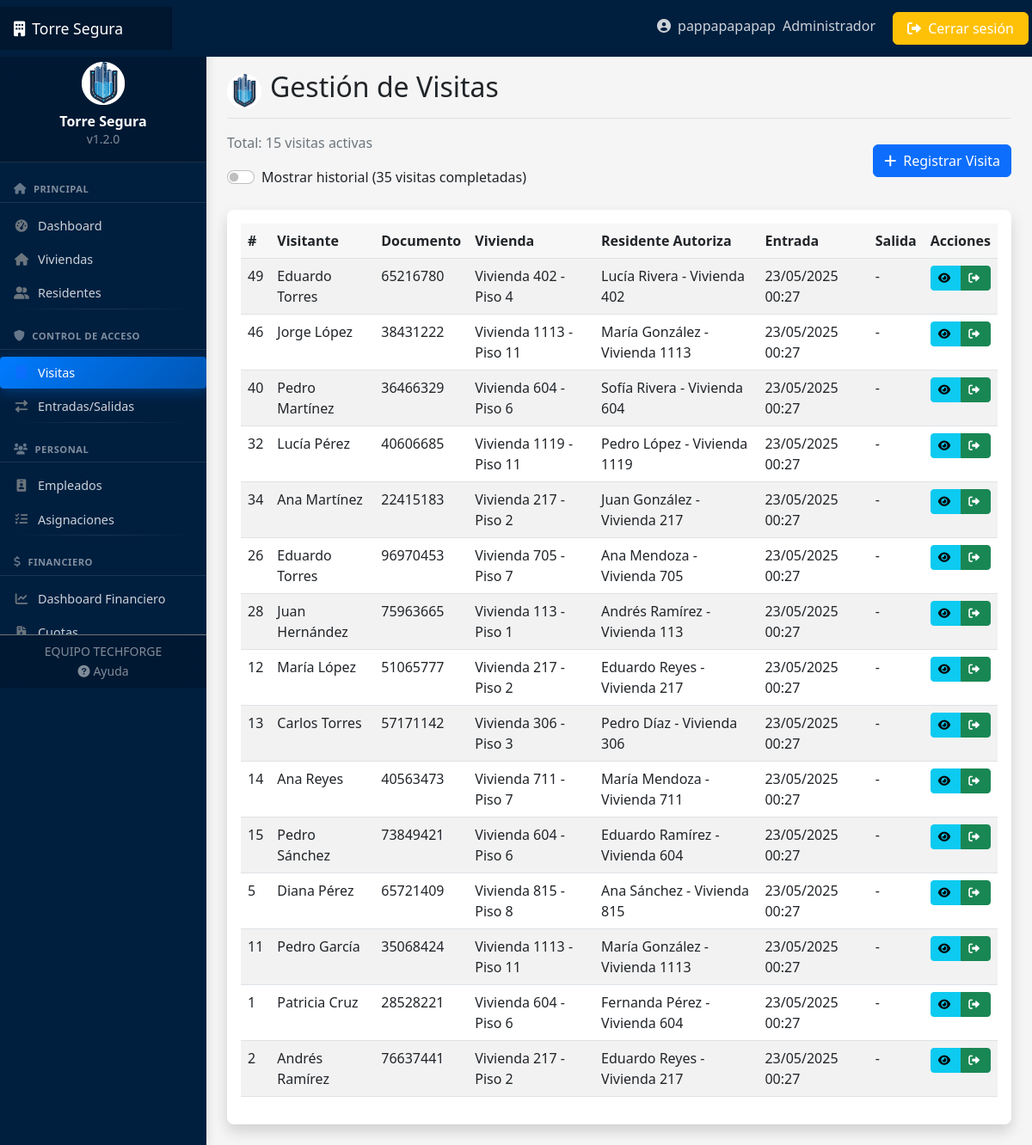
The app's page /accesos/visitas/ (signed in), older data.
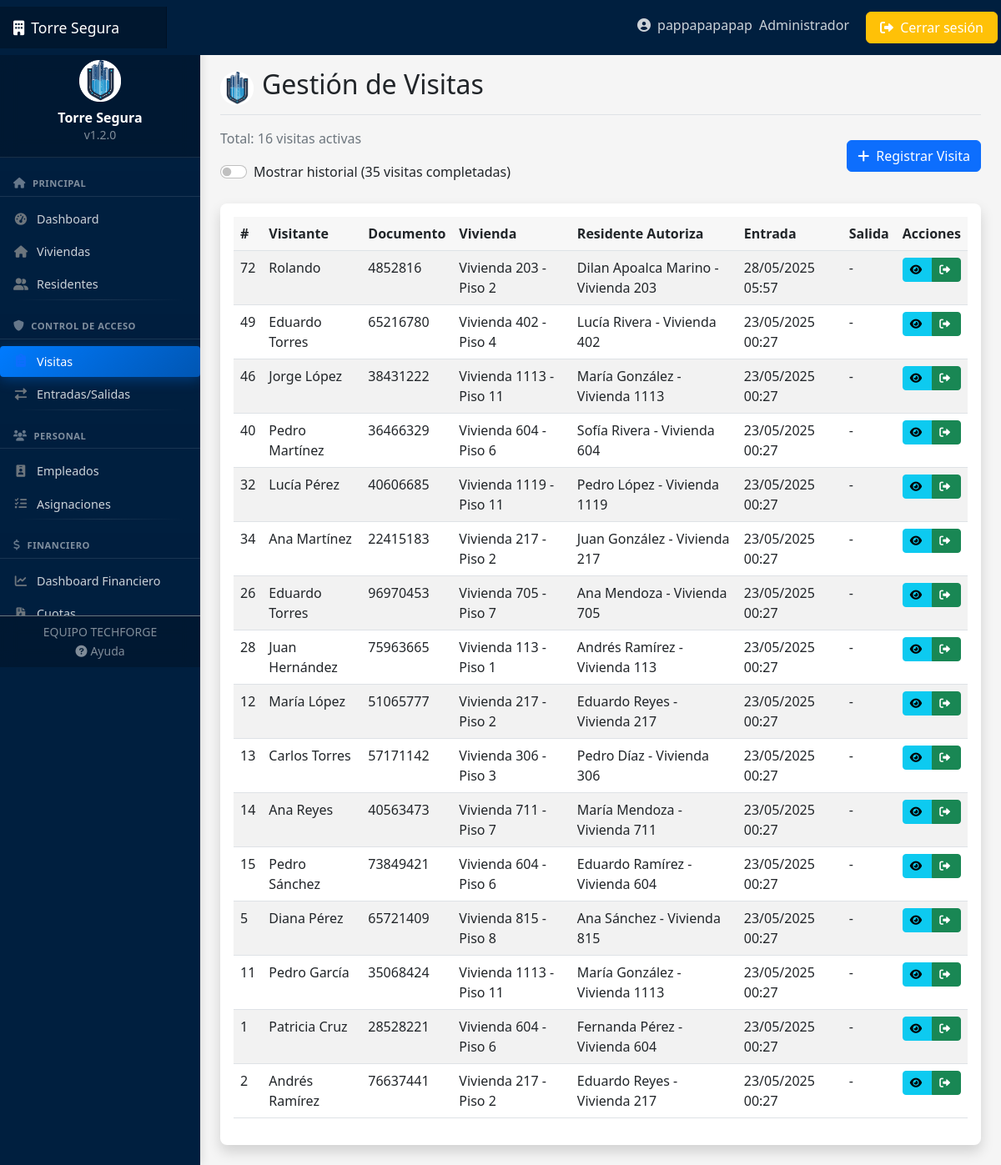
The same page, newer data.
### accesos/models.py (models this page shows, shortened)
class Visita(models.Model):
    nombre_visitante = models.CharField(max_length=100)
    documento_visitante = models.CharField(max_length=20)
    vivienda_destino = models.ForeignKey(Vivienda, on_delete=models.CASCADE, related_name='visitas')
    residente_autoriza = models.ForeignKey(Residente, on_delete=models.CASCADE, related_name='visitas_autorizadas')
    fecha_hora_entrada = models.DateTimeField(auto_now_add=True)
    fecha_hora_salida = models.DateTimeField(null=True, blank=True)
    motivo = models.TextField(blank=True)
    registrado_por = models.ForeignKey(Usuario, on_delete=models.SET_NULL, null=True)

### viviendas/models.py (models this page shows, shortened)
class Vivienda(models.Model):
    ESTADOS = [
        ('OCUPADO', 'Ocupado'),
        ('DESOCUPADO', 'Desocupado'),
        ('MANTENIMIENTO', 'En mantenimiento'),
        ('BAJA', 'Dado de baja'),
    ]
    edificio = models.ForeignKey(Edificio, on_delete=models.CASCADE, related_name='viviendas')
    numero = models.CharField(max_length=10)
    piso = models.PositiveIntegerField()
    metros_cuadrados = models.DecimalField(max_digits=6, decimal_places=2)
    habitaciones = models.PositiveIntegerField(default=1)
    baños = models.PositiveIntegerField(default=1)
    estado = models.CharField(max_length=15, choices=ESTADOS, default='DESOCUPADO')
    activo = models.BooleanField(default=True, help_text="Indica si la vivienda está activa o ha sido dada de baja")
    fecha_baja = models.DateField(null=True, blank=True, help_text="Fecha en la que se dio de baja la vivienda")
    motivo_baja = models.TextField(blank=True, null=True, help_text="Motivo por el cual se dio de baja la vivienda")
    def __str__(self):
        return f"Vivienda {self.numero} - Piso {self.piso}"

class Residente(models.Model):
    usuario = models.OneToOneField(Usuario, on_delete=models.CASCADE, related_name='residente')
    vivienda = models.ForeignKey(Vivienda, on_delete=models.SET_NULL, null=True, related_name='residentes')
    fecha_ingreso = models.DateField(auto_now_add=True)
    vehiculos = models.PositiveIntegerField(default=0)
    activo = models.BooleanField(default=True,
        help_text="Indica si el residente actualmente vive o está relacionado con la vivienda")
    es_propietario = models.BooleanField(default=False)
    def __str__(self):
        return f"{self.usuario.first_name} {self.usuario.last_name} - Vivienda {self.vivienda.numero if self.vivienda else 'No asignada'}"

### usuarios/models.py (models this page shows, shortened)
class Usuario(AbstractUser):
    TIPOS_DOCUMENTO = [
        ('DNI', 'DNI'),
        ('PASAPORTE', 'Pasaporte'),
        ('CEDULA', 'Cédula'),
    ]
    rol = models.ForeignKey(Rol, on_delete=models.SET_NULL, null=True, related_name='usuarios')
    telefono = models.CharField(max_length=15, blank=True)
    tipo_documento = models.CharField(max_length=10, choices=TIPOS_DOCUMENTO, default='DNI')
    numero_documento = models.CharField(max_length=20, blank=True)
    foto = models.ImageField(upload_to='usuarios/', blank=True, null=True)
    email_confirmado = models.BooleanField(default=False)

### accesos/views.py (the view)
# urls.py: path('visitas/', views.VisitaListView.as_view(), name='visita-list'),
class VisitaListView(LoginRequiredMixin, ListView):
    model = Visita
    template_name = 'accesos/visita_list.html'
    context_object_name = 'visitas'
    paginate_by = 20
    def get_queryset(self):
        return Visita.objects.filter(
            fecha_hora_salida__isnull=True
        ).select_related(
            'vivienda_destino__edificio',
            'residente_autoriza__usuario',
            'registrado_por'
        ).order_by('-fecha_hora_entrada')
    def get_context_data(self, **kwargs):
        context = super().get_context_data(**kwargs)
        context['visitas_historicas'] = Visita.objects.filter(fecha_hora_salida__isnull=False).count()
        return context

### usuarios/models.py (called while the page is built)
    def __str__(self):
        return self.nombre

### templates/accesos/visita_list.html (shortened to what this page needs)
{% extends 'base.html' %}
{% block header %}Gestión de Visitas{% endblock %}
{% block content %}
<div class="mb-4 d-flex justify-content-between align-items-center">
    <div>
        <p class="text-muted">Total: {{ visitas.count }} visitas activas</p>
        <div class="form-check form-switch">
            <input class="form-check-input" type="checkbox" id="mostrarHistorial">
            <label class="form-check-label" for="mostrarHistorial">Mostrar historial ({{ visitas_historicas }} visitas completadas)</label>
        </div>
    </div>
    <a href="{% url 'visita-create' %}" class="btn btn-primary">
        <i class="fas fa-plus"></i> Registrar Visita
    </a>
</div>
<div class="card shadow">
    <div class="card-body">
        <div class="table-responsive">
            <table class="table table-striped table-hover">
                <thead>
                    <tr>
                        <th>#</th>
                        <th>Visitante</th>
                        <th>Documento</th>
                        <th>Vivienda</th>
                        <th>Residente Autoriza</th>
                        <th>Entrada</th>
                        <th>Salida</th>
                        <th>Acciones</th>
                    </tr>
                </thead>
                <tbody id="visitasActivas">
                    {% for visita in visitas %}
                    <tr>
                        <td>{{ visita.id }}</td>
                        <td>{{ visita.nombre_visitante }}</td>
                        <td>{{ visita.documento_visitante }}</td>
                        <td>{{ visita.vivienda_destino }}</td>
                        <td>{{ visita.residente_autoriza }}</td>
                        <td>{{ visita.fecha_hora_entrada|date:"d/m/Y H:i" }}</td>
                        <td>-</td>
                        <td>
                            <div class="btn-group" role="group">
                                <a href="{% url 'visita-detail' visita.id %}" class="btn btn-sm btn-info" title="Ver detalles">
                                    <i class="fas fa-eye"></i>
                                </a>
                                <a href="{% url 'visita-salida' visita.id %}" class="btn btn-sm btn-success"
                                   onclick="return confirm('¿Confirma el registro de salida de {{ visita.nombre_visitante }}?')"
                                   title="Registrar salida">
                                    <i class="fas fa-sign-out-alt"></i>
                                </a>
                            </div>
                        </td>
                    </tr>
                    {% empty %}
                    <tr>
                        <td colspan="8" class="text-center">No hay visitas activas</td>
                    </tr>
                    {% endfor %}
                </tbody>
            </table>
        </div>
    </div>
</div>
{% endblock %}

Row changes from the older to the newer data that the page shows:
added Visita: id "72", nombre_visitante "Rolando", documento_visitante "4852816", vivienda_destino "Vivienda 203 - Piso 2", residente_autoriza "Dilan Apoalca Marino - Vivienda 203", fecha_hora_entrada "28/05/2025 05:57"
Text that changed along with them:
{{ visitas.count }}: "15" → "16"
